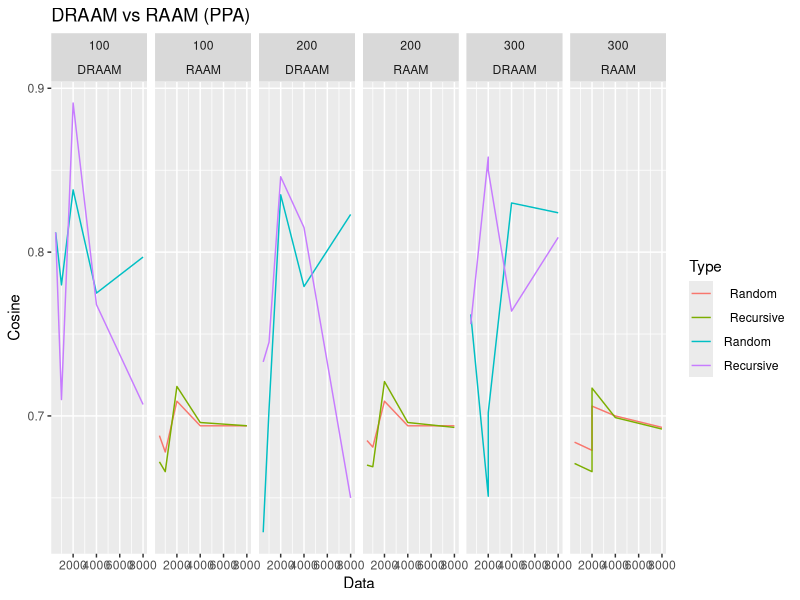
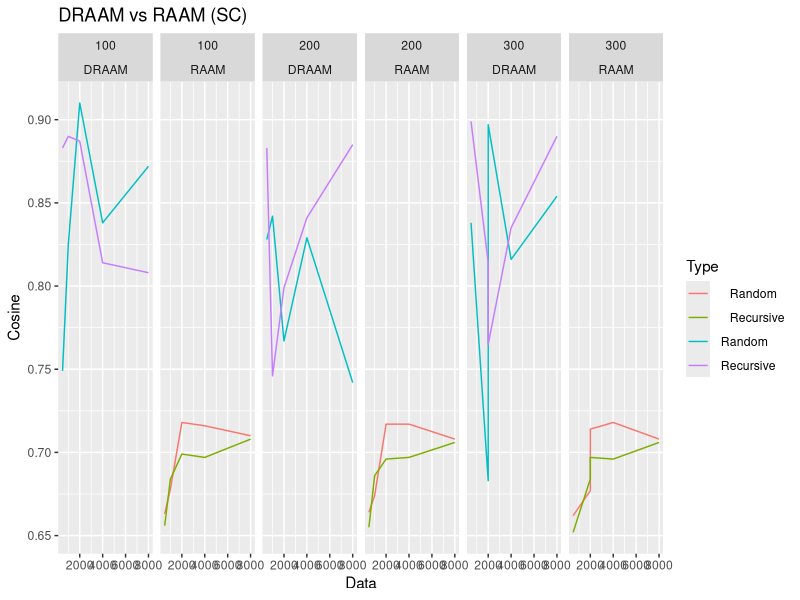

Here is the R script that generated these plots, in order:
# Plotting code for 394N Final Project

library(ggplot2)
library(dplyr)

# Load data files
one_hot <- read.csv("../logs/results_one_hot.csv")
draam <- read.csv("../logs/results_draam.csv")

# Add model names and drop NaNs
one_hot$Model <- "RAAM"
draam$Model <- "DRAAM"

# Combine and turn into data frame
combined <- data.frame(rbind(one_hot, draam))
combined$Type <- as.factor(combined$Type)

# Split based on data type
combined_ppa <- combined %>% filter(Test == "PPA")
combined_sc <- combined %>% filter(Test == "SC")

# Plot
ggplot(combined_ppa, aes(Data, Cosine)) + geom_line(aes(color=Type)) + facet_grid(~Hidden*Model) + ggtitle("DRAAM vs RAAM (PPA)")
ggplot(combined_sc, aes(Data, Cosine)) + geom_line(aes(color=Type)) + facet_grid(~Hidden*Model) + ggtitle("DRAAM vs RAAM (SC)")
